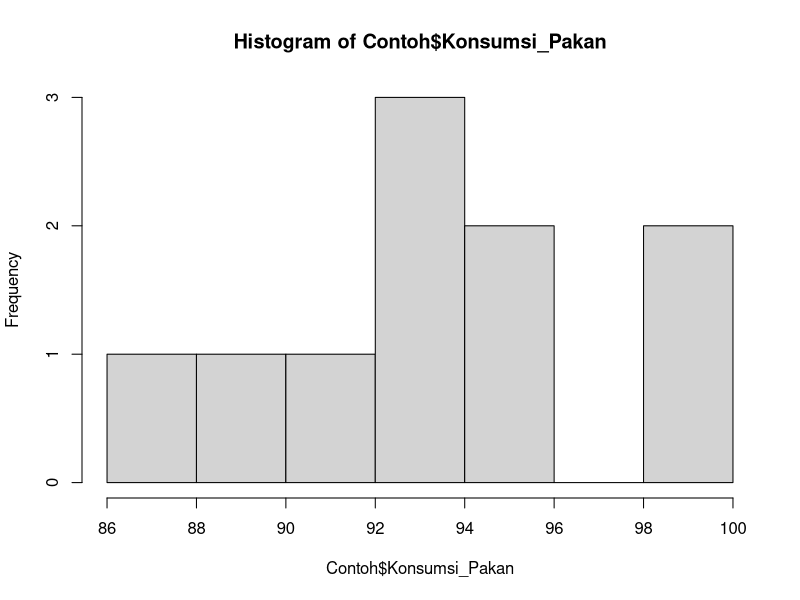
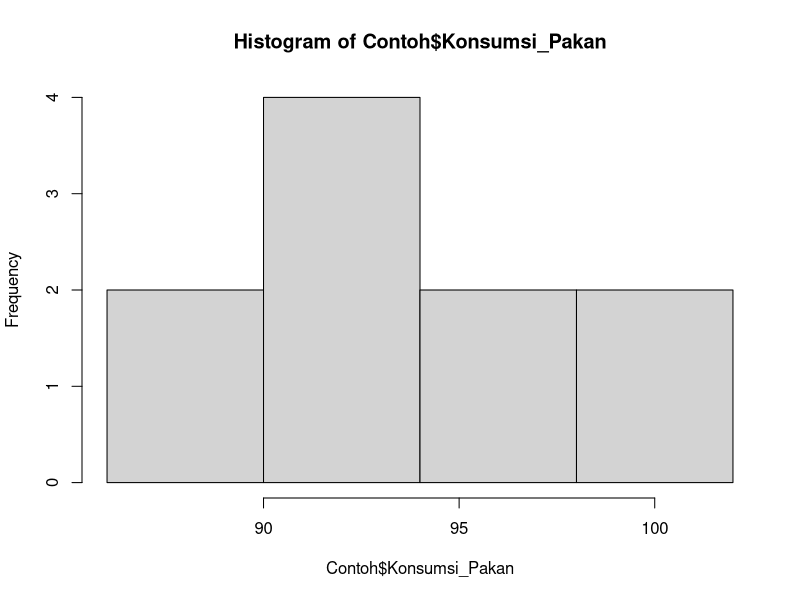
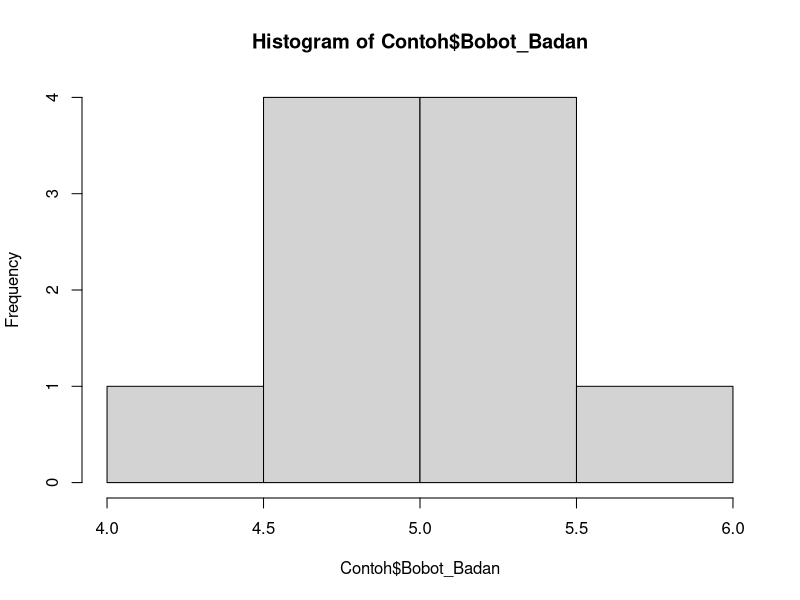
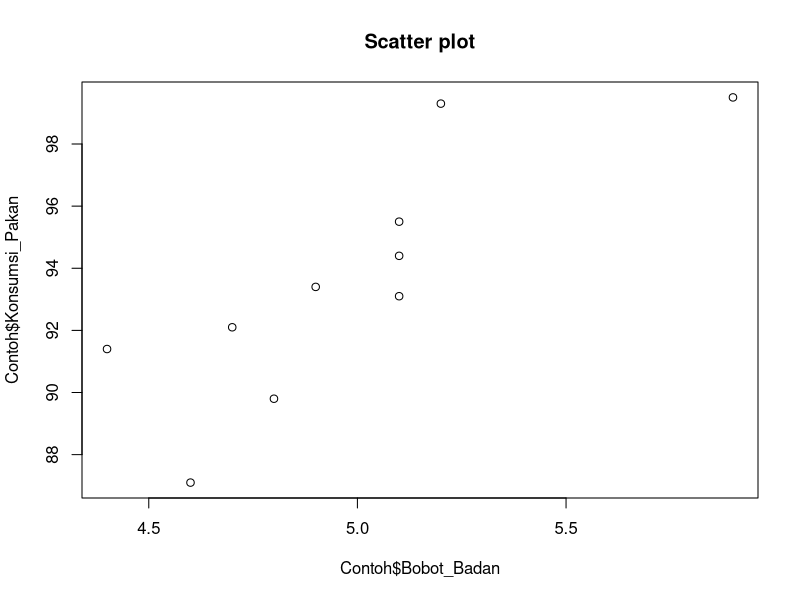
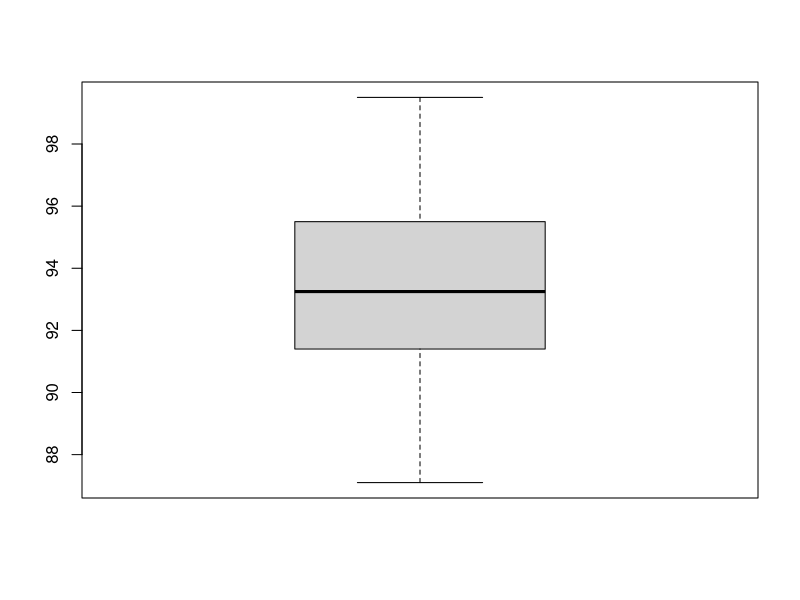

These charts were generated, in order, by the following R code:
##### Praktikum 1.2 Analisis Regresi Terapan ######
# Kamis, 17 Februari 2022, 10:30-12:10 WIB

# Menginput data pada suatu kolom
Konsumsi_Pakan <- c(87.1, 93.1, 89.8, 91.4, 99.5, 92.1, 95.5, 99.3, 93.4, 94.4)
Bobot_Badan <- c(4.6, 5.1, 4.8, 4.4, 5.9, 4.7, 5.1, 5.2, 4.9, 5.1)
Nama_Strain <- c('A', 'B', 'C', 'D', 'E', 'F', 'G', 'H', 'I', 'J') 
Contoh = data.frame(Nama_Strain, Konsumsi_Pakan, Bobot_Badan)

##### Analisis Deskriptif #####

# Melihat beberapa baris pertama data
head(Contoh, 3)

# Melihat struktur data tiap kolom
str(Contoh)

# Menampilkan Summary statistics
summary(Contoh)

# Menampilkan Summary statistics kolom tertentu
summary(Contoh$Konsumsi_Pakan)

# Mencari mean suatu kolom
mean(Contoh$Konsumsi_Pakan)

# Mencari standar deviasi suatu kolom
sd(Contoh$Konsumsi_Pakan)

# Membuat tabel frekuensi
frekuensi = table(Contoh$Konsumsi_Pakan)
persen = frekuensi/length(Contoh$Konsumsi_Pakan)
f_kumulatif = cumsum(frekuensi)
p_kumulatif = cumsum(persen)
tabel_frekuensi = data.frame(f_kumulatif, p_kumulatif)

# Menampilkan histogram data
hist(Contoh$Konsumsi_Pakan)
hist(Contoh$Konsumsi_Pakan, breaks = c(86,90,94,98,102))
hist(Contoh$Bobot_Badan)

# Membuat diagram pencar
plot(x = Contoh$Bobot_Badan, y = Contoh$Konsumsi_Pakan, main = "Scatter plot")

# Membuat Boxplot
boxplot(Contoh$Konsumsi_Pakan)

q()















# Tugas ###
# Silahkan cari data dengan 1 variabel bebas dan 1 variabel terikat
# (data dengan x dan y)
# Lakukan analisis deskriptif pada data tersebut
# Kerjakan di word, lampirkan data (beserta keterangan), sintaksis, 
# output, dan interpretasinya.
# Kumpul dalam format .pdf